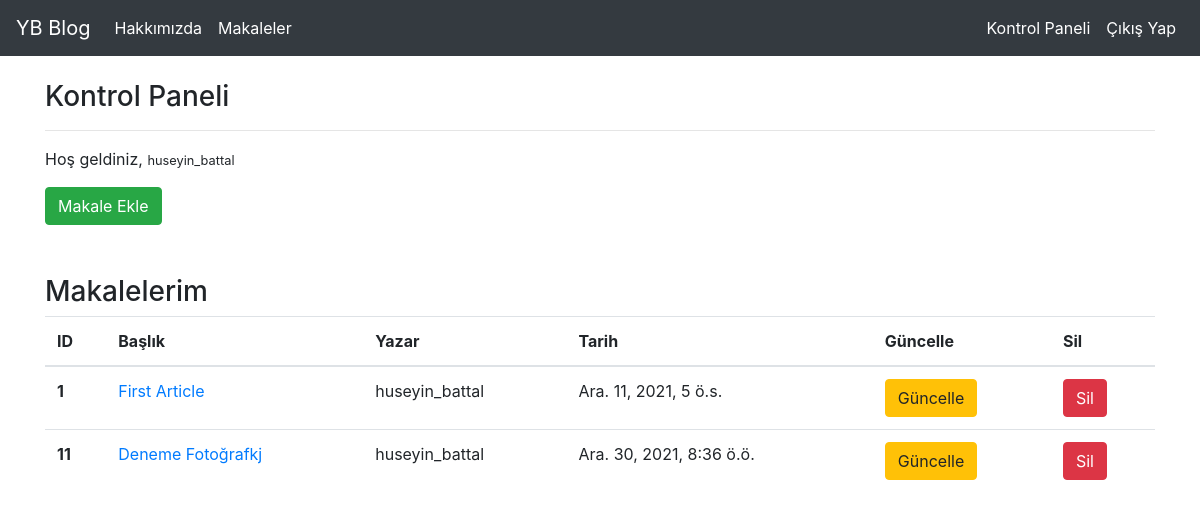
Screenshot of /articles/dashboard/ (signed in) with the database file from the repository.
### article/models.py (models this page shows, shortened)
class Article(models.Model):
    author = models.ForeignKey("auth.User",on_delete=CASCADE, verbose_name="Yazar")
    title = models.CharField(max_length=50,verbose_name="Başlık")
    content = RichTextField(verbose_name="İçerik")
    created_date = models.DateTimeField(auto_now_add=True,verbose_name="Oluşturulma Tarihi")
    article_images = models.FileField(blank=True,null = True,verbose_name="Makaleye fotoğraf ekleyin:")

### article/views.py (the view)
# urls.py: path('dashboard/',views.dashboard,name="dashboard"),
@login_required(login_url="user:login")
def dashboard(request):
    articles = Article.objects.filter(author = request.user)
    context = {
        "articles":articles
    }
    return render(request,"dashboard.html",context)

### templates/dashboard.html
{% extends "layout.html" %}
{% block body %}
<h3>Kontrol Paneli</h3>
<hr>
<p>Hoş geldiniz, <small>{{request.user.username}}</small></p>
<a href="/articles/addarticle" class="btn btn-success">Makale Ekle</a>
<h3 style="margin-top:50px">Makalelerim</h3>
{% if articles %}
<table class="table">
  <thead>
    <tr>
      <th scope="col">ID</th>
      <th scope="col">Başlık</th>
      <th scope="col">Yazar</th>
      <th scope="col">Tarih</th>
      <th scope="col">Güncelle</th>
      <th scope="col">Sil</th>
    </tr>
  </thead>
  <tbody>
   {% for article in articles %}
      <tr>
      <th scope="row">{{article.id}}</th>
      <td><a href="{% url 'article:detail' article.id %}">{{article.title}}</a></td>
      <td>{{article.author.username}}</td>
      <td>{{article.created_date}}</td>
      <td><a href="{% url 'article:update' article.id %}" class="btn btn-warning">Güncelle</button></td>
      <td><a href="{% url 'article:delete' article.id %}" class="btn btn-danger" style="color:white">Sil</button></td>
    </tr>
     {% endfor %}
      </tbody>
</table>
   {% else %}
   <div class="alert alert-danger">Henüz bir makalemiz yok...</div>
   {% endif %}
{% endblock body %}

### rows the page displays
Article: id "1", title "First Article", author.username "huseyin_battal", created_date "Ara. 11, 2021, 5 ö.s."
Article: id "11", title "Deneme Fotoğrafkj", author.username "huseyin_battal", created_date "Ara. 30, 2021, 8:36 ö.ö."

### other values shown
{{ request.user.username }} "huseyin_battal"
